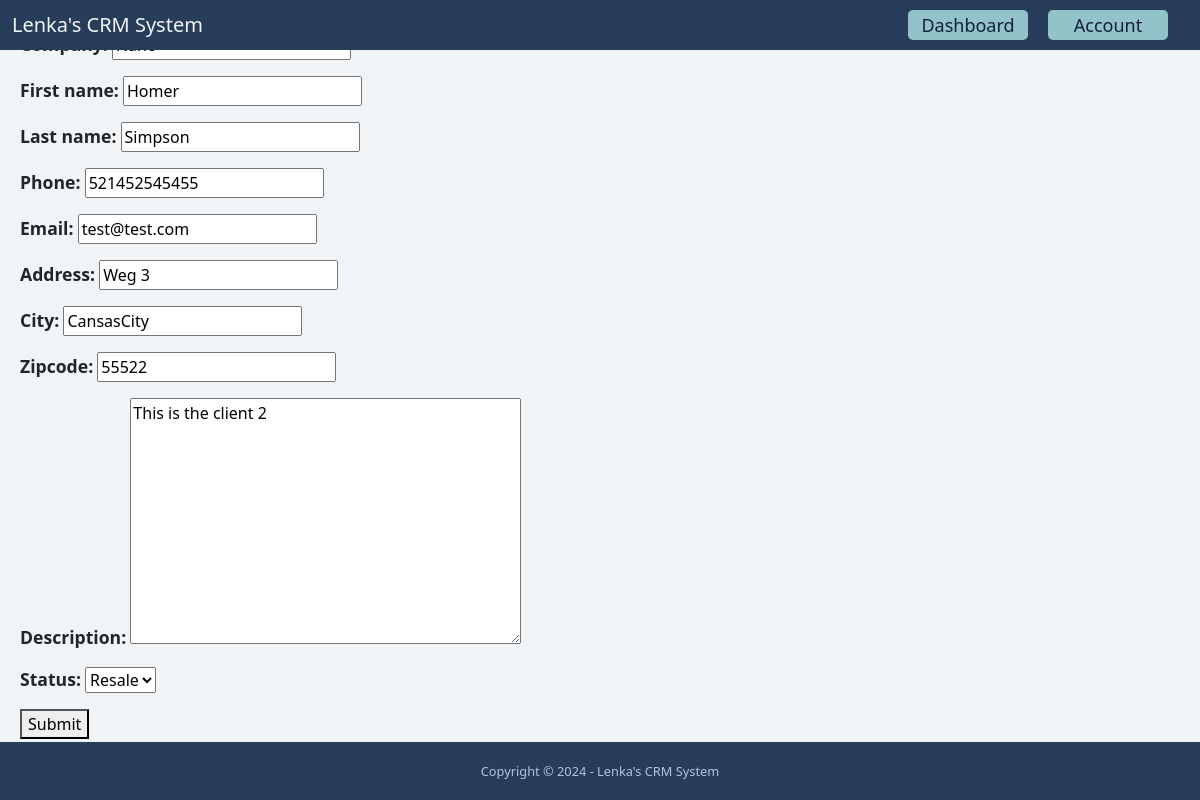
The page /dashboard/clients/4/edit/ (signed in) on the database its author committed.
### client/models.py (models this page shows, shortened)
class Client(models.Model):
    resale = 'resale'
    direct = 'direct'
    CHOICES_STATUS = (
        (resale, 'Resale'),
        (direct, 'Direct'),
    )
    status = models.CharField(max_length=255, choices=CHOICES_STATUS, default='', blank=True, null=True)
    first_name = models.CharField(max_length=255)
    last_name = models.CharField(max_length=255)
    company = models.CharField(max_length=255, blank=True, null=True)
    email = models.EmailField()
    phone = models.CharField(max_length=50)
    address = models.CharField(max_length=255, blank=True)
    city = models.CharField(max_length=255, blank=True)
    zipcode = models.CharField(max_length=255, blank=True)
    country = models.CharField(max_length=255, blank=True)
    description = models.TextField(blank=True)
    created_at = models.DateTimeField(auto_now_add=True)
    created_by = models.ForeignKey(User, related_name='clients', on_delete=models.CASCADE)
    modified_at = models.DateTimeField(auto_now=True)
    lead = models.ForeignKey(Lead, on_delete=models.SET_NULL, null=True, blank=True, related_name="converted_client")
    class Meta:
        ordering = ['-created_at']

### client/views.py (the view)
# urls.py: path('<int:pk>/edit/', ClientUpdateView.as_view(), name='edit'),
class ClientUpdateView(LoginRequiredMixin, UpdateView):
    model = Client
    def get_context_data(self, **kwargs):
        context = super().get_context_data(**kwargs)
        context['title'] = 'Edit Client'
        return context
    fields = ('company', 'first_name', 'last_name', 'phone','email', 'address', 'city', 'zipcode', 'description',
              'status')
    success_url = reverse_lazy('client:list')
    def get_queryset(self):
        queryset = super(ClientUpdateView, self).get_queryset()
        return queryset.filter(created_by=self.request.user, pk=self.kwargs.get('pk'))

### client/templates/client/client_form.html (shortened to what this page needs)
{% extends 'base.html' %}
{% load static %}
{% block content %}
    <form method="post" action=".">
        {{ form.as_p }}
        <button type="submit">Submit</button>
    </form>
{% endblock %}

### static/styles.css (style rules this page uses)
html, body { height: 100%; margin: 0; }
body { background-color: #f0f4f6; position: relative; padding-bottom: 58px; min-height: 100vh; }
label { font-weight: bold; font-size: 1.1rem; }

### rows shown on the page
Client: first_name "Homer", last_name "Simpson", phone "521452545455", email "test@test.com", address "Weg 3", city "CansasCity", zipcode "55522", description "This is the client 2", status "Resale"
